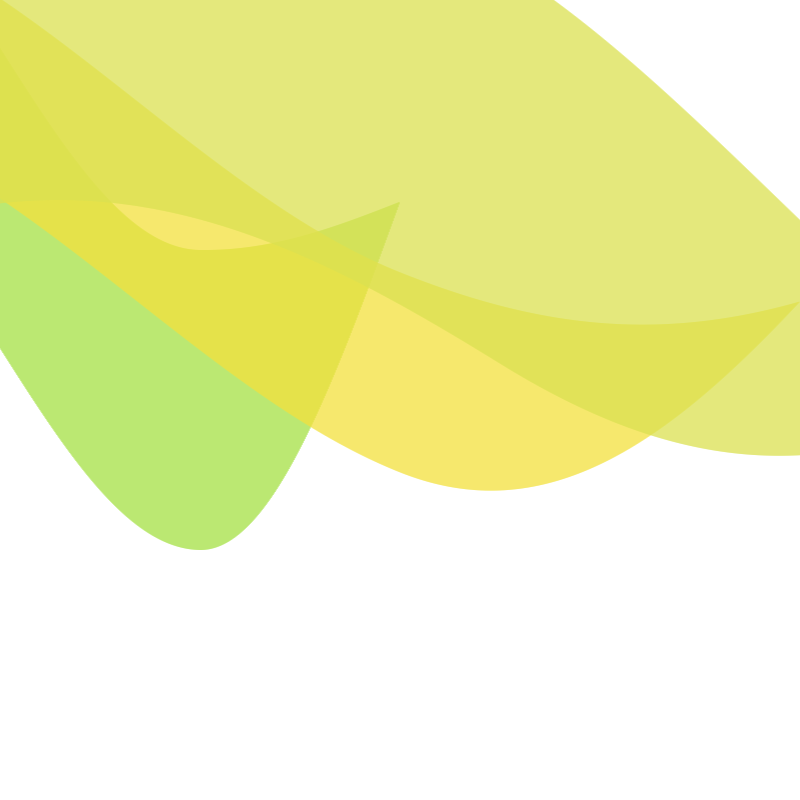
Frame 1 (no input)
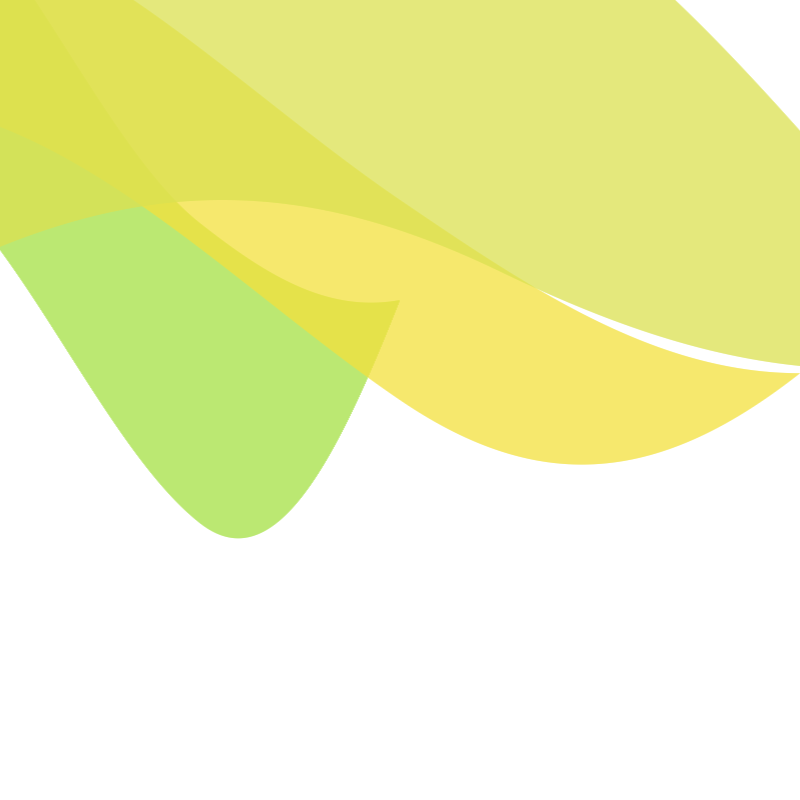
Frame 60 (the mouse pressed at the canvas centre just before this capture)
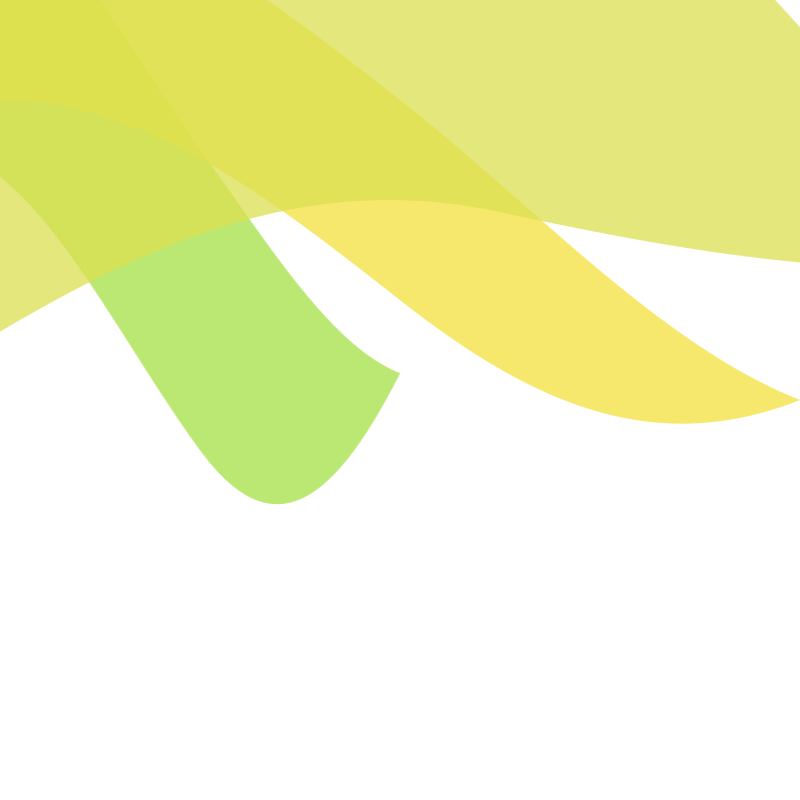
Frame 120 (the mouse held since frame 60 and released just before this capture)

The Processing sketch that drew these frames (run headless with seeded random() and noise(); from frame 60 on, the mouse is pressed at the canvas centre):

// Processing sketch: tentacles_class3
// ── tentacles_class3.pde
Tentacle tentacle1;
Tentacle tentacle2;
Tentacle tentacle3;


void setup() {
  size(800, 800);
  // Tentacle Construction: (int tempstartX, float tempStartAngle, int temptaillength, int temptailHeight, color tempcolor)
//  tentacle1 = new Tentacle(0, 0, width/2, 300, #B5EF1D);
//  tentacle2 = new Tentacle(0, 30, width, 200, #3548CC);
  tentacle1 = new Tentacle(0, 0, width/2, 300, color(int(random(255)),225,int(random(255))));
  tentacle2 = new Tentacle(0, 30, width, 200, color(int(random(255)),225,int(random(255))));
  tentacle3 = new Tentacle(0, 100, width+200, 400, color(int(random(255)),225,int(random(255))));
}

void draw() {
  background(255);
  tentacle1.update();
  tentacle2.update();  
  tentacle3.update(); 
}


// ── Tentacle.pde

class Tentacle {

  float startAngle;
  float tailHeight;
  int startX, endX;
  int tailLength;
  color rgb;

  Tentacle (int tempstartX, float tempStartAngle, int temptaillength, int temptailHeight, color tempcolor) {
    startX = tempstartX;
    startAngle = tempStartAngle;
    tailHeight = temptailHeight;
    tailLength = temptaillength;
    rgb = tempcolor;
  }

  void update() {
    noStroke();
    //  strokeWeight(1);

    startAngle += 0.5;  //controls speed of wave
    float angle = startAngle; //this will make it stop moving with a static number

    angle = 0;
    //startX = mouseX;
    endX = startX + tailLength;

    for (int x = startX; x <= endX; x ++) {  //NoC example NOC_3_09

      // a is the angle of sine wave to calculate thickness of the half of tail
      float a = map(x, startX+tailLength/2, startX+tailLength, 90, 0);

      // thickness of tail (each pixel)
      float y = map(sin(radians((startAngle+a)%360)), -1, 1, 0, height/2);

      float h = tailHeight * ((x > startX+tailLength/2) ? sin(radians(a)) : 1);
     // println("update RGB " + rgb);
      fill(rgb);
//      fill(109, 24, 170);
      rectMode(CENTER);
      rect(x, y, 1, h);
      angle++;

      if (angle>360)
        angle = 0;
    }
  }
}
